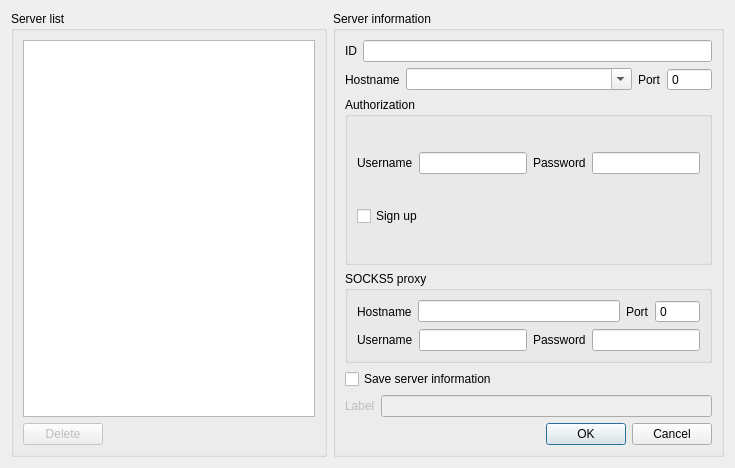
<?xml version="1.0" encoding="UTF-8"?>
<ui version="4.0">
 <class>ConnectDialog</class>
 <widget class="QDialog" name="ConnectDialog">
  <property name="geometry">
   <rect>
    <x>0</x>
    <y>0</y>
    <width>735</width>
    <height>468</height>
   </rect>
  </property>
  <property name="minimumSize">
   <size>
    <width>735</width>
    <height>468</height>
   </size>
  </property>
  <property name="maximumSize">
   <size>
    <width>735</width>
    <height>468</height>
   </size>
  </property>
  <property name="windowTitle">
   <string>Connect to server</string>
  </property>
  <layout class="QHBoxLayout" name="horizontalLayout">
   <item>
    <widget class="QGroupBox" name="groupBox">
     <property name="title">
      <string>Server list</string>
     </property>
     <layout class="QVBoxLayout" name="verticalLayout">
      <item>
       <widget class="QTreeWidget" name="treeWidget">
        <attribute name="headerVisible">
         <bool>false</bool>
        </attribute>
        <column>
         <property name="text">
          <string notr="true">1</string>
         </property>
        </column>
       </widget>
      </item>
      <item>
       <widget class="QPushButton" name="pushButton">
        <property name="enabled">
         <bool>false</bool>
        </property>
        <property name="sizePolicy">
         <sizepolicy hsizetype="Fixed" vsizetype="Fixed">
          <horstretch>0</horstretch>
          <verstretch>0</verstretch>
         </sizepolicy>
        </property>
        <property name="text">
         <string>Delete</string>
        </property>
       </widget>
      </item>
     </layout>
    </widget>
   </item>
   <item>
    <widget class="QGroupBox" name="groupBox_2">
     <property name="title">
      <string>Server information</string>
     </property>
     <layout class="QVBoxLayout" name="verticalLayout_2">
      <item>
       <layout class="QHBoxLayout" name="horizontalLayout_2">
        <item>
         <widget class="QLabel" name="label">
          <property name="text">
           <string>ID</string>
          </property>
         </widget>
        </item>
        <item>
         <widget class="QLineEdit" name="lineEdit"/>
        </item>
       </layout>
      </item>
      <item>
       <layout class="QHBoxLayout" name="horizontalLayout_3">
        <item>
         <widget class="QLabel" name="label_2">
          <property name="text">
           <string>Hostname</string>
          </property>
         </widget>
        </item>
        <item>
         <widget class="QComboBox" name="comboBox">
          <property name="sizePolicy">
           <sizepolicy hsizetype="Expanding" vsizetype="Fixed">
            <horstretch>0</horstretch>
            <verstretch>0</verstretch>
           </sizepolicy>
          </property>
          <property name="editable">
           <bool>true</bool>
          </property>
         </widget>
        </item>
        <item>
         <widget class="QLabel" name="label_3">
          <property name="text">
           <string>Port</string>
          </property>
         </widget>
        </item>
        <item>
         <widget class="QSpinBox" name="spinBox">
          <property name="buttonSymbols">
           <enum>QAbstractSpinBox::NoButtons</enum>
          </property>
          <property name="maximum">
           <number>65536</number>
          </property>
         </widget>
        </item>
       </layout>
      </item>
      <item>
       <widget class="QGroupBox" name="groupBox_3">
        <property name="title">
         <string>Authorization</string>
        </property>
        <layout class="QVBoxLayout" name="verticalLayout_4">
         <item>
          <layout class="QHBoxLayout" name="horizontalLayout_4">
           <item>
            <widget class="QLabel" name="label_4">
             <property name="text">
              <string>Username</string>
             </property>
            </widget>
           </item>
           <item>
            <widget class="QLineEdit" name="lineEdit_2"/>
           </item>
           <item>
            <widget class="QLabel" name="label_5">
             <property name="text">
              <string>Password</string>
             </property>
            </widget>
           </item>
           <item>
            <widget class="QLineEdit" name="lineEdit_3">
             <property name="echoMode">
              <enum>QLineEdit::Password</enum>
             </property>
            </widget>
           </item>
          </layout>
         </item>
         <item>
          <widget class="QCheckBox" name="checkBox">
           <property name="text">
            <string>Sign up</string>
           </property>
          </widget>
         </item>
        </layout>
       </widget>
      </item>
      <item>
       <widget class="QGroupBox" name="groupBox_4">
        <property name="sizePolicy">
         <sizepolicy hsizetype="Preferred" vsizetype="Fixed">
          <horstretch>0</horstretch>
          <verstretch>0</verstretch>
         </sizepolicy>
        </property>
        <property name="title">
         <string>SOCKS5 proxy</string>
        </property>
        <layout class="QVBoxLayout" name="verticalLayout_3">
         <item>
          <layout class="QHBoxLayout" name="horizontalLayout_5">
           <item>
            <widget class="QLabel" name="label_6">
             <property name="text">
              <string>Hostname</string>
             </property>
            </widget>
           </item>
           <item>
            <widget class="QLineEdit" name="lineEdit_4"/>
           </item>
           <item>
            <widget class="QLabel" name="label_7">
             <property name="text">
              <string>Port</string>
             </property>
            </widget>
           </item>
           <item>
            <widget class="QSpinBox" name="spinBox_2">
             <property name="buttonSymbols">
              <enum>QAbstractSpinBox::NoButtons</enum>
             </property>
             <property name="maximum">
              <number>65536</number>
             </property>
            </widget>
           </item>
          </layout>
         </item>
         <item>
          <layout class="QHBoxLayout" name="horizontalLayout_6">
           <item>
            <widget class="QLabel" name="label_8">
             <property name="text">
              <string>Username</string>
             </property>
            </widget>
           </item>
           <item>
            <widget class="QLineEdit" name="lineEdit_5"/>
           </item>
           <item>
            <widget class="QLabel" name="label_9">
             <property name="text">
              <string>Password</string>
             </property>
            </widget>
           </item>
           <item>
            <widget class="QLineEdit" name="lineEdit_6">
             <property name="echoMode">
              <enum>QLineEdit::Password</enum>
             </property>
            </widget>
           </item>
          </layout>
         </item>
        </layout>
       </widget>
      </item>
      <item>
       <widget class="QCheckBox" name="checkBox_2">
        <property name="text">
         <string>Save server information</string>
        </property>
       </widget>
      </item>
      <item>
       <layout class="QHBoxLayout" name="horizontalLayout_7">
        <item>
         <widget class="QLabel" name="label_10">
          <property name="enabled">
           <bool>false</bool>
          </property>
          <property name="text">
           <string>Label</string>
          </property>
         </widget>
        </item>
        <item>
         <widget class="QLineEdit" name="lineEdit_7">
          <property name="enabled">
           <bool>false</bool>
          </property>
         </widget>
        </item>
       </layout>
      </item>
      <item>
       <widget class="QDialogButtonBox" name="buttonBox">
        <property name="standardButtons">
         <set>QDialogButtonBox::Cancel|QDialogButtonBox::Ok</set>
        </property>
       </widget>
      </item>
     </layout>
    </widget>
   </item>
  </layout>
 </widget>
 <resources/>
 <connections>
  <connection>
   <sender>buttonBox</sender>
   <signal>rejected()</signal>
   <receiver>ConnectDialog</receiver>
   <slot>reject()</slot>
   <hints>
    <hint type="sourcelabel">
     <x>506</x>
     <y>286</y>
    </hint>
    <hint type="destinationlabel">
     <x>367</x>
     <y>158</y>
    </hint>
   </hints>
  </connection>
 </connections>
</ui>
